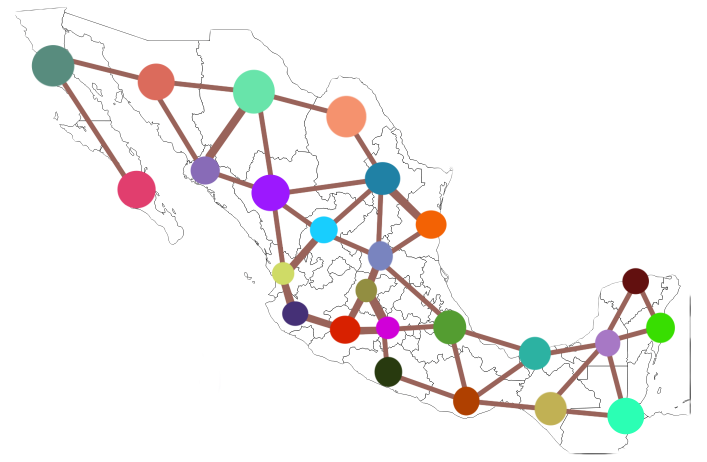
#> input picture mapMexico2.png, 1414 x 924 px, found by its file name (shown at 1/2 size)
$ python ICA2V1.py
#> lines starting #> are read from the running program, lines starting #| are printed output that depends on the picture; after the words box and inside, x2 and y2 are one past the last pixel; in counts of white or black regions, pixels touching at a corner belong together; long printed decimals are rounded
import cv2
import numpy as np
import matplotlib.pyplot as plt
import networkx as nx
import tkinter as tk
from tkinter import ttk, messagebox

# Define state colors and connections color in BGR format
state_colors = {
    "Baja California Sur": (225, 62, 110),
    "Baja California Norte": (88, 140, 126),
    "Chihuahua": (104, 228, 170),
    "Sonora": (219, 107, 92),
    "Coahuila": (245, 146, 110),
    "Nuevo Leon": (32, 129, 165),
    "Tamaulipas": (243, 98, 4),
    "Sinaloa": (136, 107, 183),
    "Durango": (156, 24, 254),
    "Zacatecas": (24, 206, 254),
    "Nayarit": (207, 219, 102),
    "San Luis": (121, 132, 191),
    "Jalisco": (69, 48, 118),
    "Guanajuato": (146, 142, 65),
    "Michoacan": (216, 33, 0),
    "Ciudad de Mexico": (208, 0, 216),
    "Guerrero": (40, 58, 15),
    "Veracruz": (84, 157, 49),
    "Oaxaca": (175, 64, 0),
    "Tabasco": (44, 178, 162),
    "Chiapas": (193, 177, 84),
    "Guatemala": (43, 255, 180),
    "Campeche": (167, 120, 197),
    "Yucatan": (98, 16, 15),
    "Quintana Roo": (56, 222, 1)
}

# Connection color in BGR format
connection_color = (153, 99, 90)

# Load the map image
map_image = cv2.imread('/Users/mp/Desktop/ALDS/PROYECTO/mapMexico2.png')
#> map_image is the input picture: shape (924, 1414, 3); mean B, G, R 240.2, 241.1, 242.9

# Convert image to RGB
map_image_rgb = cv2.cvtColor(map_image, cv2.COLOR_BGR2RGB)

# Create an empty graph
G = nx.Graph()

# Function to detect states and add nodes to the graph
def detect_states(map_image_rgb, state_colors):
    positions = {}
    for state, color in state_colors.items():
        mask = cv2.inRange(map_image_rgb, color, color)
        contours, _ = cv2.findContours(mask, cv2.RETR_EXTERNAL, cv2.CHAIN_APPROX_SIMPLE)
        if contours:
            M = cv2.moments(contours[0])
            if M["m00"] != 0:
                cX = int(M["m10"] / M["m00"])
                cY = int(M["m01"] / M["m00"])
                positions[state] = (cX, cY)
                G.add_node(state, pos=(cX, cY))
                print(f"Detected {state} at position: {cX}, {cY}")
            else:
                print(f"Failed to detect {state}: no contours with non-zero area found.")
        else:
            print(f"Failed to detect {state}: no contours found.")
#> this loop made 25 passes
#> (cX, cY) on passes 1 to 12: (272, 378), (105, 131), (507, 182), (311, 163), (692, 232), (764, 356), (861, 448), (409, 340), (540, 385), (647, 459), (565, 546), (760, 511)
#| Detected Baja California Sur at position: 272, 378
#| Detected Baja California Norte at position: 105, 131
#| Detected Chihuahua at position: 507, 182
#| Detected Sonora at position: 311, 163
#| Detected Coahuila at position: 692, 232
#| Detected Nuevo Leon at position: 764, 356
#| Detected Tamaulipas at position: 861, 448
#| Detected Sinaloa at position: 409, 340
#> (further printed lines are left out)
#> pass 1, in detect_states, `mask = cv2.inRange(map_image_rgb, color, color)`:
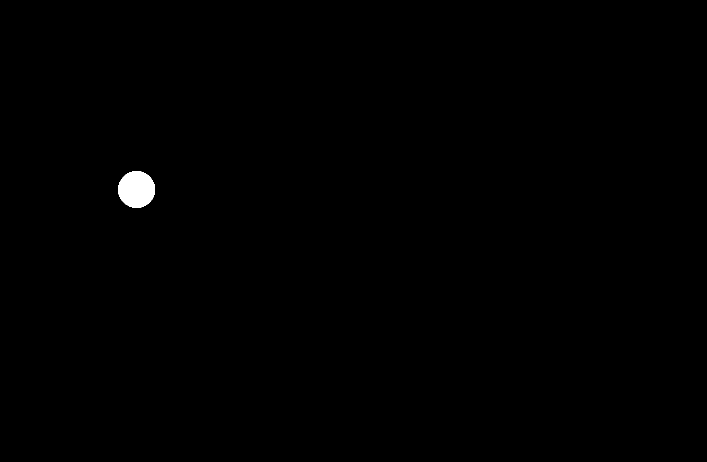
#> mask: shape (924, 1414) (shown at 1/2 size); 0.33% white; 1 white region, box (x1, y1, x2, y2) and area: (236, 342, 310, 416) 4262
#> pass 2, in detect_states, `mask = cv2.inRange(map_image_rgb, color, color)`:
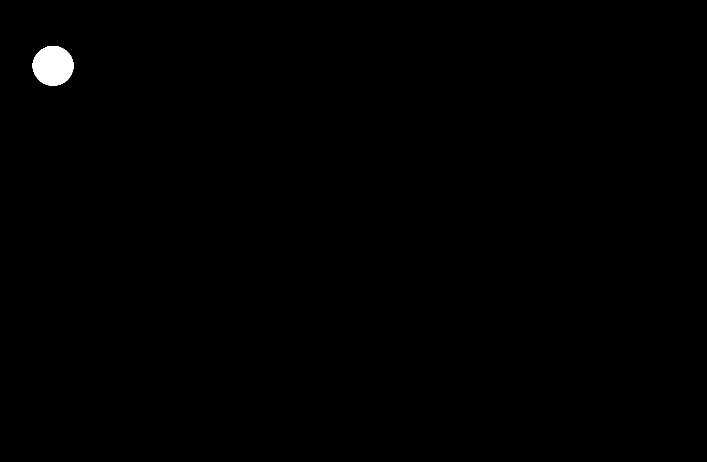
#> mask: shape (924, 1414) (shown at 1/2 size); 0.39% white; 1 white region, box (x1, y1, x2, y2) and area: (65, 92, 147, 172) 5120
#> pass 3, in detect_states, `mask = cv2.inRange(map_image_rgb, color, color)`:
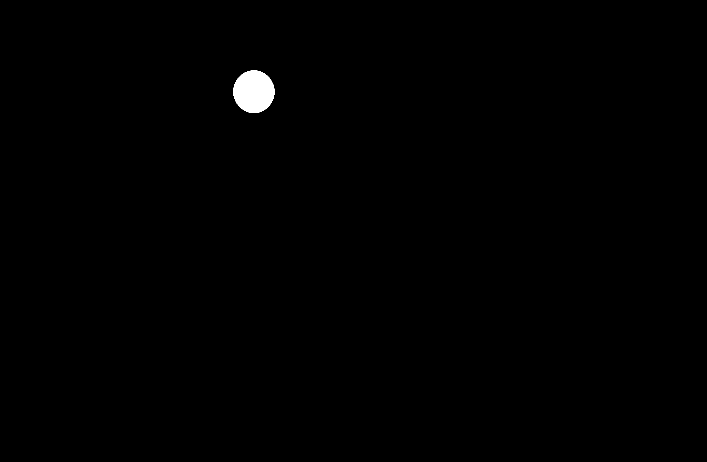
#> mask: shape (924, 1414) (shown at 1/2 size); 0.42% white; 1 white region, box (x1, y1, x2, y2) and area: (467, 141, 549, 226) 5481
#> after the loop:
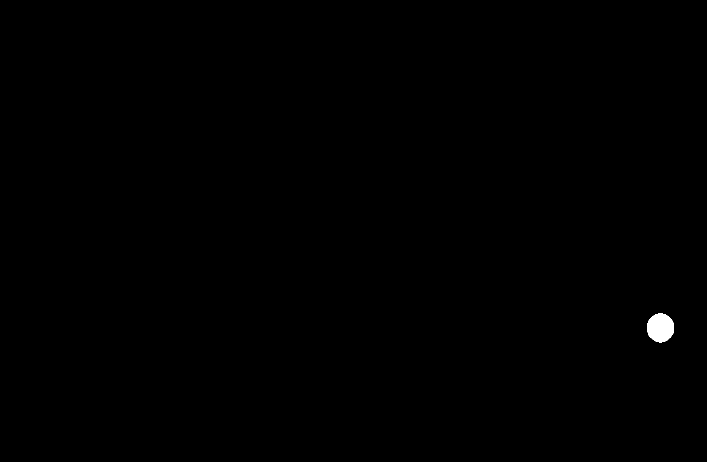
#> mask: shape (924, 1414) (shown at 1/2 size); 0.19% white; 1 white region, box (x1, y1, x2, y2) and area: (1294, 627, 1348, 685) 2461
#> after the loop, positions = 25 items
    return positions

# Detect states
positions = detect_states(map_image_rgb, state_colors)
#> positions = 25 items

# Function to detect connections and add edges to the graph
def detect_connections(map_image_rgb, connection_color):
#> called with connection_color = (153, 99, 90)
    lower_bound = np.array(connection_color) - 20
    upper_bound = np.array(connection_color) + 20
    mask = cv2.inRange(map_image_rgb, lower_bound, upper_bound)
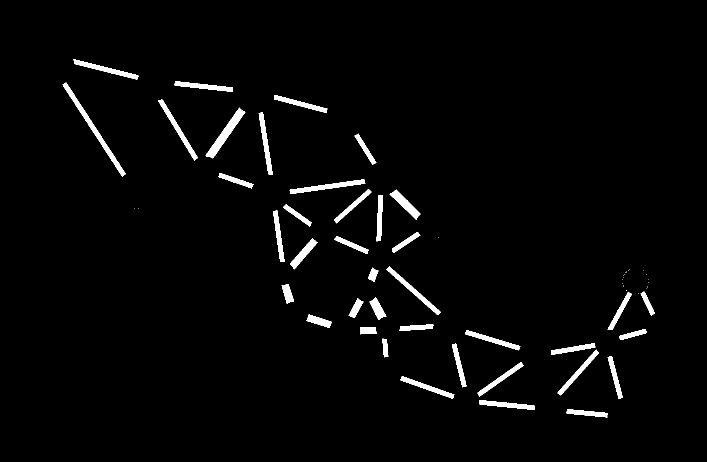
#> mask: shape (924, 1414) (shown at 1/2 size); 2.6% white; 61 white regions (22 under 20 px), largest, box (x1, y1, x2, y2) and area: (125, 165, 251, 354) 1974, (411, 215, 491, 317) 1771, (579, 359, 731, 388) 1350
    edges = cv2.Canny(mask, 30, 100)  # Adjusted for finer edge detection
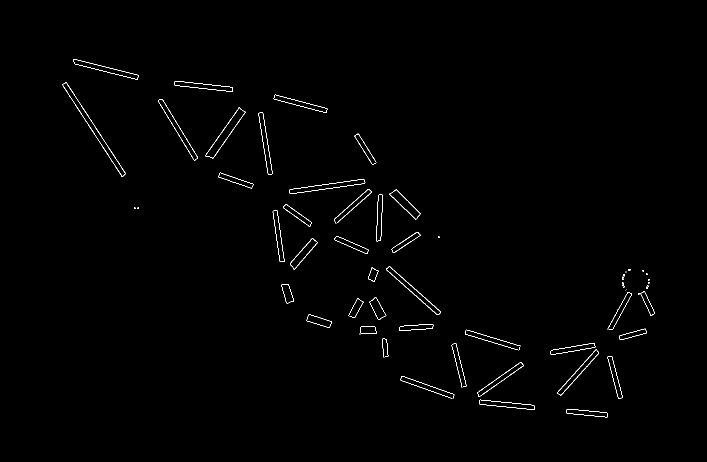
#> edges: shape (924, 1414) (shown at 1/2 size); 0.62% white in thin lines or dots, all inside (x1, y1, x2, y2) = (125, 118, 1310, 835)
    lines = cv2.HoughLinesP(edges, 1, np.pi / 180, threshold=30, minLineLength=30, maxLineGap=5)  # Adjusted for finer line detection
#> lines = 78 rows, first 6: [132, 165, 250, 347], [526, 227, 539, 314], [545, 423, 559, 522], [125, 170, 243, 352], [780, 533, 881, 624], [1122, 790, 1197, 707]
    if lines is not None:
        for line in lines:
            x1, y1, x2, y2 = line[0]
            node1 = find_closest_node(positions, (x1, y1))
            node2 = find_closest_node(positions, (x2, y2))
            if node1 != node2 and not G.has_edge(node1, node2):
                dist = np.linalg.norm(np.array(positions[node1]) - np.array(positions[node2]))
                G.add_edge(node1, node2, weight=dist)
                print(f"Connected {node1} to {node2} with distance {dist}")
#> this loop made 78 passes
#> (x1, y1, x2, y2, node1, node2, dist) on passes 1, 2, 3, 5, 6, 8, 9, 12, 13: (132, 165, 250, 347, 'Baja California Norte', 'Baja California Sur', 298.2), (526, 227, 539, 314, 'Chihuahua', 'Durango', 205.7), (545, 423, 559, 522, 'Durango', 'Nayarit', 162.9), (780, 533, 881, 624, 'San Luis', 'Veracruz', 198.7), (1122, 790, 1197, 707, 'Chiapas', 'Campeche', 173.7), (351, 171, 465, 183, 'Sonora', 'Chihuahua', 196.9), (959, 808, 1068, 819, 'Oaxaca', 'Chiapas', 169.7), (325, 199, 395, 315, 'Sonora', 'Sinaloa', 202.3), (581, 387, 729, 367, 'Durango', 'Nuevo Leon', 225.9)
#> (x1, y1, x2, y2, dist) on passes 61, 63, 67, 68, 71, 74: (784, 496, 834, 464, 119), (1238, 672, 1290, 657, 110.2), (697, 631, 715, 596, 89.94), (739, 604, 757, 639, 85.96), (618, 628, 663, 643, 104.4), (563, 569, 572, 605, 83.82)
#| Connected Baja California Norte to Baja California Sur with distance 298.158
#| Connected Chihuahua to Durango with distance 205.665
#| Connected Durango to Nayarit with distance 162.929
#| Connected San Luis to Veracruz with distance 198.728
#| Connected Chiapas to Campeche with distance 173.658
#| Connected Sonora to Chihuahua with distance 196.919
#| Connected Oaxaca to Chiapas with distance 169.664
#| Connected Sonora to Sinaloa with distance 202.319
#> (further printed lines are left out)

# Function to find the closest node to a given point
def find_closest_node(positions, point):
    min_dist = float('inf')
    closest_node = None
    for node, pos in positions.items():
        dist = np.linalg.norm(np.array(pos) - np.array(point))
        if dist < min_dist:
            min_dist = dist
            closest_node = node
    return closest_node

# Detect connections
detect_connections(map_image_rgb, connection_color)

# Function to find the shortest path using Dijkstra's algorithm
def find_shortest_path(G, origin, destination):
    try:
        return nx.dijkstra_path(G, origin, destination), nx.dijkstra_path_length(G, origin, destination)
    except nx.NetworkXNoPath:
        messagebox.showerror("Error", f"No path between {origin} and {destination}")
        return None, None
    except nx.NodeNotFound as e:
        messagebox.showerror("Error", str(e))
        return None, None

# Function to draw the shortest path on the map
def draw_shortest_path(map_image_rgb, positions, path):
    for i in range(len(path) - 1):
        pos1 = positions[path[i]]
        pos2 = positions[path[i + 1]]
        cv2.line(map_image_rgb, pos1, pos2, (255, 255, 0), 2)  # Yellow line
    plt.imshow(map_image_rgb)
    plt.title("Shortest Path Found")
    plt.show()

# Create the Tkinter interface
def main():
    root = tk.Tk()
    root.title("Map of Mexican States")

    frame = ttk.Frame(root, padding="10")
    frame.grid(row=0, column=0, sticky=(tk.W, tk.E, tk.N, tk.S))

    ttk.Label(frame, text="Origin State:").grid(column=0, row=0, sticky=tk.W)
    origin = ttk.Combobox(frame, values=list(state_colors.keys()))
    origin.grid(column=1, row=0, sticky=(tk.W, tk.E))

    ttk.Label(frame, text="Destination State:").grid(column=0, row=1, sticky=tk.W)
    destination = ttk.Combobox(frame, values=list(state_colors.keys()))
    destination.grid(column=1, row=1, sticky=(tk.W, tk.E))

    def search_route():
        origin_state = origin.get()
        destination_state = destination.get()
        if origin_state in state_colors and destination_state in state_colors:
            path, distance = find_shortest_path(G, origin_state, destination_state)
            if path:
                messagebox.showinfo("Shortest Path", f"Distance: {distance:.2f} units")
                draw_shortest_path(map_image_rgb.copy(), positions, path)  # Use a copy to avoid drawing multiple paths
        else:
            messagebox.showerror("Error", "Please select valid states.")

    ttk.Button(frame, text="Search Route", command=search_route).grid(column=0, row=2, columnspan=2)

    for child in frame.winfo_children():
        child.grid_configure(padx=5, pady=5)

    root.mainloop()

if __name__ == "__main__":
    main()
